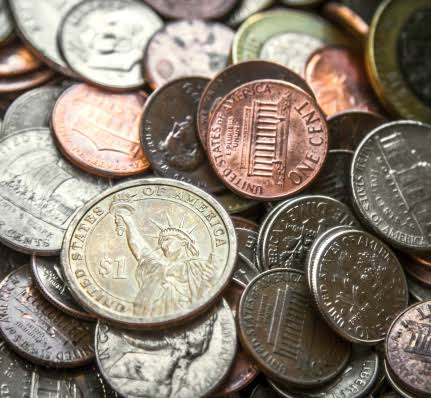
#> input picture Lab7/assets/Coin2.jpg, 431 x 398 px
$ jupyter execute OTSUAlgorithm.ipynb
#> lines starting #> are read from the running program, lines starting #| are printed output that depends on the picture; after the words box and inside, x2 and y2 are one past the last pixel; in counts of white or black regions, pixels touching at a corner belong together
[cell 1]
import cv2
import matplotlib.pyplot as plt

# -----------------------------------------
# Step 1: Read the image
# -----------------------------------------
image = cv2.imread("Coin2.jpg")
#> image is the input picture: shape (398, 431, 3); mean B, G, R 115.8, 128.9, 139.7

if image is None:
    raise FileNotFoundError("Image could not be loaded.")

# -----------------------------------------
# Step 2: Convert image to grayscale
# -----------------------------------------
gray = cv2.cvtColor(image, cv2.COLOR_BGR2GRAY)
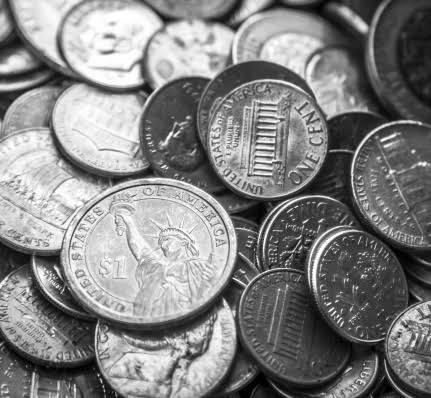
#> gray: shape (398, 431); min 0, max 255, mean 130.7

# -----------------------------------------
# Step 3: Apply Otsu Thresholding
# -----------------------------------------
threshold_value, otsu_image = cv2.threshold(
    gray,
    0,                         # Initial threshold ignored by Otsu
    255,                       # Maximum pixel value
    cv2.THRESH_BINARY + cv2.THRESH_OTSU
)
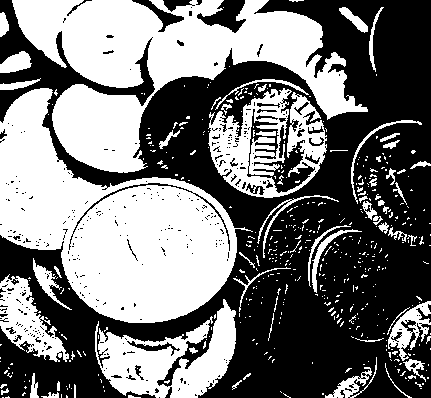
#> otsu_image: shape (398, 431); 46.9% white; 482 white regions (420 under 20 px), largest, box (x1, y1, x2, y2) and area: (0, 88, 253, 323) 29025, (12, 0, 368, 173) 26681, (95, 299, 236, 398) 6822
#> threshold_value = 134

# -----------------------------------------
# Step 4: Display calculated threshold
# -----------------------------------------
print("Optimal Otsu Threshold =", threshold_value)
#| Optimal Otsu Threshold = 134.0

# -----------------------------------------
# Step 5: Display results
# -----------------------------------------
plt.figure(figsize=(12, 4))

plt.subplot(1, 3, 1)
plt.imshow(cv2.cvtColor(image, cv2.COLOR_BGR2RGB))
plt.title("Original Image")
plt.axis("off")

plt.subplot(1, 3, 2)
plt.imshow(gray, cmap="gray")
plt.title("Grayscale Image")
plt.axis("off")

plt.subplot(1, 3, 3)
plt.imshow(otsu_image, cmap="gray")
plt.title("Otsu Thresholded Image")
plt.axis("off")

plt.show()
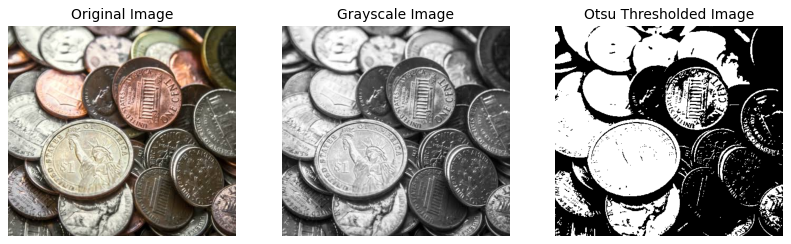
#> figure drawn by matplotlib, 3 panels

$ run again, with Lab7/assets/Coin7.jpg copied over Lab7/assets/Coin2.jpg
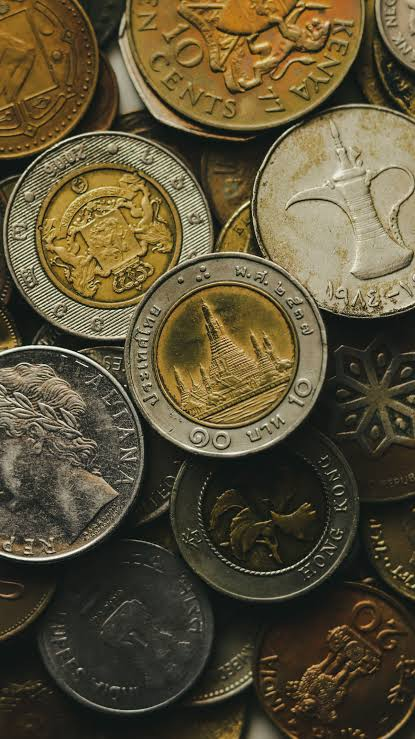
#> input picture Lab7/assets/Coin7.jpg, 415 x 739 px
#> image is the input picture: shape (739, 415, 3); mean B, G, R 55.2, 81, 90.8
#> `threshold_value, otsu_image = cv2.threshold( gray, 0,`:
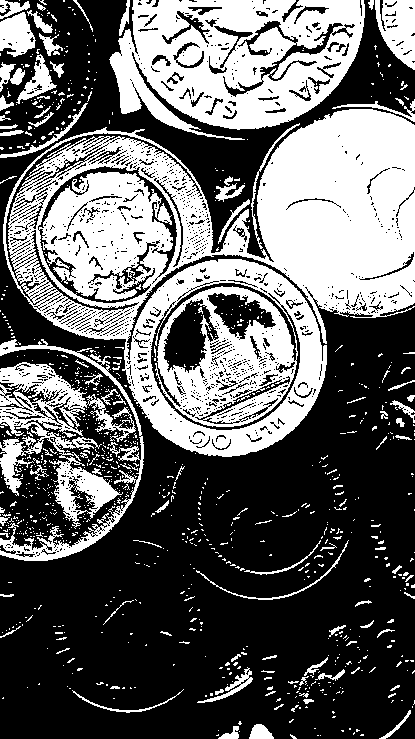
#> otsu_image: shape (739, 415); 39.5% white; 965 white regions (866 under 20 px), largest, box (x1, y1, x2, y2) and area: (3, 109, 415, 457) 73087, (109, 0, 365, 140) 22930, (0, 362, 136, 529) 7431
#> threshold_value = 90
#| Optimal Otsu Threshold = 90.0
#> `plt.show()`:
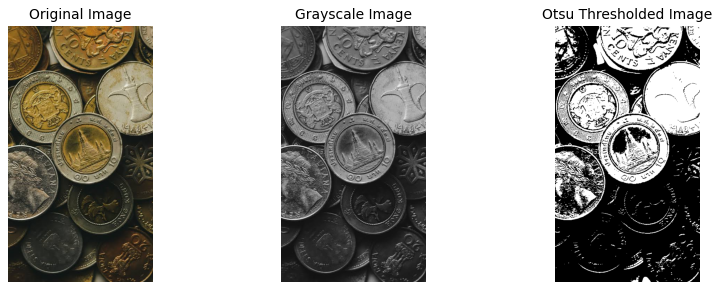
#> figure drawn by matplotlib, 3 panels
